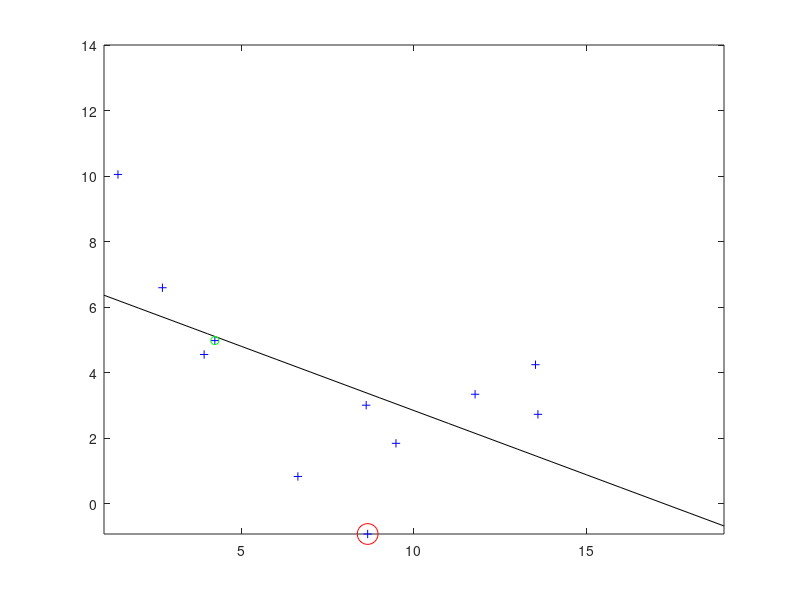

The MATLAB source for this figure:
%% Exploring data example

% First we load some sample data, containing x and y variables
load('data/sample6');

%% Compute summary statistics
x_mean = sum(x) / length(x);
y_mean = mean(y);

x_var = var(x);
y_var = var(y);

R = corrcoef(x, y);

disp(['Means: x=' num2str(x_mean) ', y=' num2str(y_mean)]);
disp(['Variances: x=' num2str(x_var) ', y=' num2str(y_var)]);
disp(['Correlation: ' num2str(R(1,2))]);

%% Do a linear regression
p = polyfit(x, y, 1);
disp(['Linear regression: y = ' num2str(p(1)) 'x + ' num2str(p(2))]);
line_x = 1:19;
line_y = polyval(p, line_x);

%% Plot the data
plot(x, y, '+b', line_x, line_y, '-k');
xlim([1 19]);
ylim([min([2 min(y)]) max([14 max(y)])]);

%% Look at distances of points from the regression line
% The formula for a line $ ax + by + c = 0 $ and point $(x_0, y_0)$ is
% $$ d = \frac{|ax_0 + by_0 + c|}{\sqrt{a^2 + b^2}} $$
distances = abs(-p(1)*x + y - p(2)) / sqrt(p(1)^2 + 1^2);
[min_d, min_i] = min(distances);
[max_d, max_i] = max(distances);
hold on
plot(x(min_i), y(min_i), 'og');
plot(x(max_i), y(max_i), 'or', 'MarkerSize', 15);
hold off
disp(['Maximum distance to regression line = ' num2str(max_d)]);
disp(['Average ........................... = ' num2str(mean(distances))]);
disp(['Variance .......................... = ' num2str(var(distances))]);
